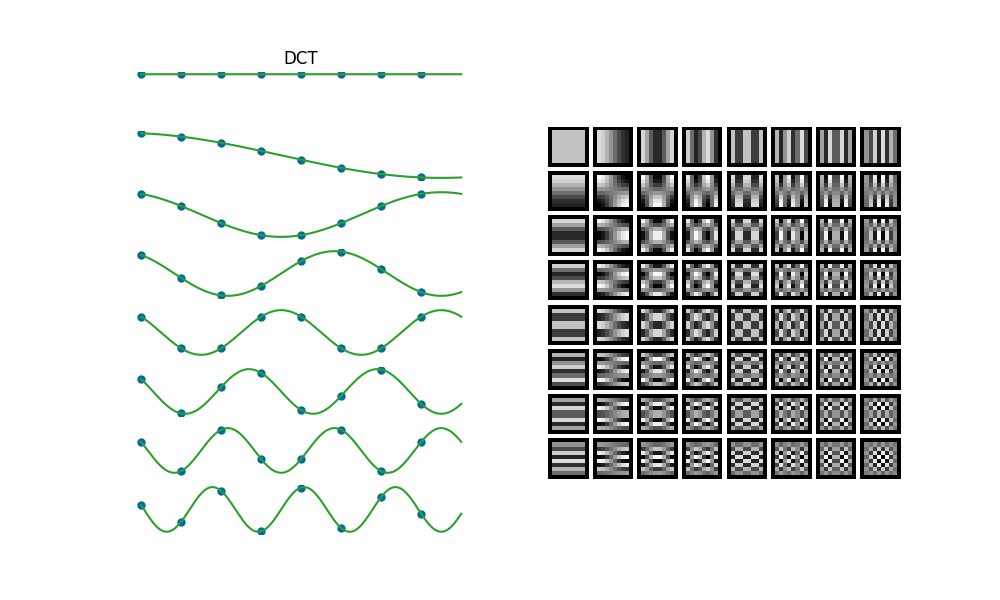

Reproduce this figure in Python.
import os
import sys
import numpy as np
import matplotlib.pyplot as plt
from libDIP.basisImage4e import basisImage4e
from libDIP.tmat4e import tmat4e


def MyDisp(Te, Matrix, N, plots, position, Title):
    t = np.arange(0, N + Te, Te)

    for i in range(1, N + 1):
        if i == 1:
            f = np.sqrt(1.0 / N) * np.cos((2 * t + 1) * np.pi * (i - 1) / (2 * N))
        else:
            f = np.sqrt(2.0 / N) * np.cos((2 * t + 1) * np.pi * (i - 1) / (2 * N))

        ax = plt.subplot(N, plots, (plots * i) - (plots - position))
        markerline, stemlines, baseline = ax.stem(
            np.arange(0, N),
            Matrix[i - 1, :],
            markerfmt='o',
            basefmt=' '
        )

        markerline.set_markeredgecolor('none')
        markerline.set_markerfacecolor((0, 105 / 255, 166 / 255))
        markerline.set_markersize(2.25 * 4 / 1.5)

        # MATLAB sets stem line color to none; emulate by hiding stem lines.
        stemlines.set_color('none')
        stemlines.set_linewidth(0.5 * 0.5 / 0.75)

        ax.plot(t, f)

        ax.set_frame_on(False)
        ax.axis('off')
        ax.set_xticklabels([])
        ax.set_yticklabels([])
        if i == 1:
            ax.set_title(Title)


# Parameters
N = 8
P = 1
position = 1
plots = 2
Te = 1e-3

# Process
S_COMPOSITE, S_DISPLAY = basisImage4e('DCT', 8, 1)
DCT = tmat4e('DCT', N)

# Display
plt.figure(figsize=(10, 6))
plt.subplot(1, 2, 1)
MyDisp(Te, DCT, N, plots, position, 'DCT')

plt.subplot(1, 2, 2)
plt.imshow(S_DISPLAY, cmap='gray', vmin=S_DISPLAY.min(), vmax=S_DISPLAY.max())
plt.axis('off')

# Print to file
plt.savefig('Figure610.png')
print('Saved Figure610.png')
plt.show()
